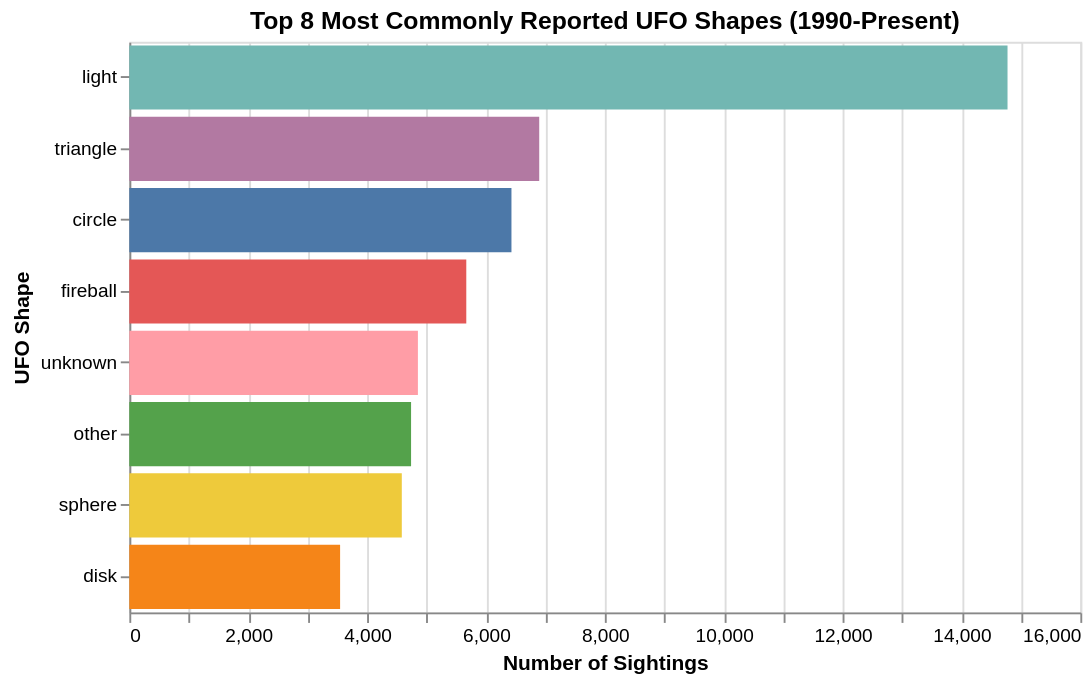

The notebook cell this image was saved under:
### Code cell
chart1

### Figure 1 — Vega-Lite specification as saved in the notebook (floating-point values rounded to 4 significant figures)
{"config": {"view": {"continuousWidth": 300, "continuousHeight": 300}}, "data": {"name": "data-371bd16362e5166887ee102baf8acb4c"}, "mark": {"type": "bar"}, "encoding": {"color": {"field": "shape", "legend": null, "scale": {"scheme": "tableau10"}, "type": "nominal"}, "x": {"field": "sightings", "title": "Number of Sightings", "type": "quantitative"}, "y": {"field": "shape", "sort": "-x", "title": "UFO Shape", "type": "nominal"}}, "height": 300, "title": "Top 8 Most Commonly Reported UFO Shapes (1990-Present)", "width": 500, "$schema": "https://vega.github.io/schema/vega-lite/v5.20.1.json", "datasets": {"data-371bd16362e5166887ee102baf8acb4c": [{"shape": "circle", "sightings": 6429}, {"shape": "disk", "sightings": 3546}, {"shape": "fireball", "sightings": 5669}, {"shape": "light", "sightings": 14775}, {"shape": "other", "sightings": 4740}, {"shape": "sphere", "sightings": 4584}, {"shape": "triangle", "sightings": 6896}, {"shape": "unknown", "sightings": 4855}]}}
